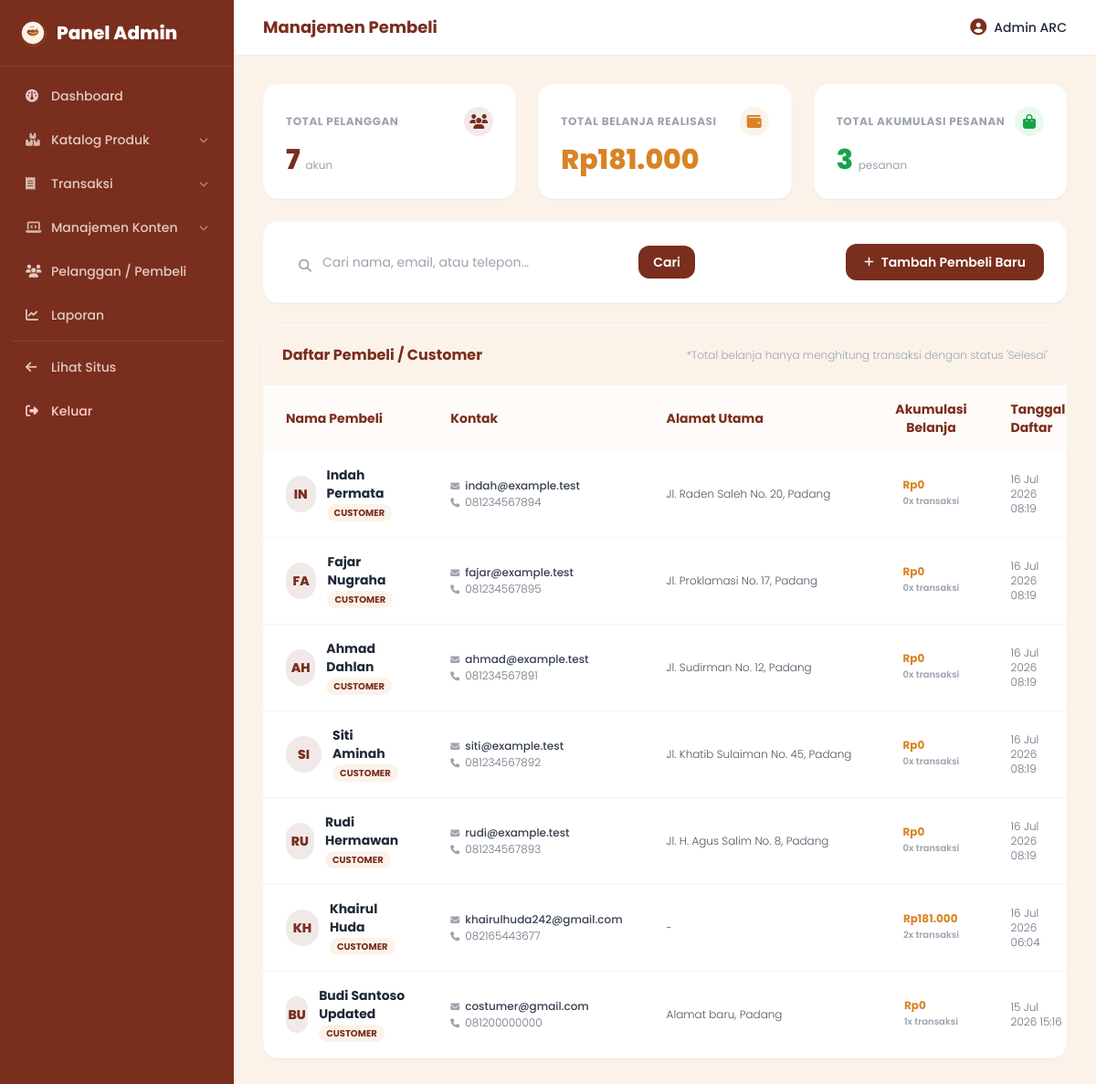
Page /admin/pembeli (signed in) on the committed database.
### tables this page shows
CREATE TABLE `users` (
  `id` int NOT NULL,
  `name` varchar(100) NOT NULL,
  `email` varchar(100) NOT NULL,
  `password` varchar(255) NOT NULL,
  `phone` varchar(20) DEFAULT NULL,
  `address` text,
  `role` enum('admin','customer') DEFAULT 'customer',
  `photo` varchar(255) DEFAULT NULL,
  `created_at` timestamp NULL DEFAULT CURRENT_TIMESTAMP,
  `updated_at` timestamp NULL DEFAULT CURRENT_TIMESTAMP ON UPDATE CURRENT_TIMESTAMP
);

### app/core/Controller.php (called while the page is built, shortened)
<?php
class Controller
{
    protected function view(string $path, array $data = []): void
    {
        $old = $_SESSION['old'] ?? [];
        $data['old'] = $data['old'] ?? $old;
        extract($data);
        $viewFile = APP_PATH . '/views/' . $path . '.php';
        require $viewFile;
    }
    protected function input(string $key, $default = null)
    {
        $value = $_POST[$key] ?? $_GET[$key] ?? $default;
        if (is_string($value)) {
            $value = trim($value);
        }
        return $value;
    }
}

### app/controllers/admin/CustomerController.php (called while the page is built, shortened)
<?php
class CustomerController extends Controller
{
    public function index(): void
    {
        $search = $this->input('search', '');
        $db = Database::getInstance();
        $sql = "SELECT u.*,
                       COUNT(o.id) AS total_orders,
                       COALESCE(SUM(CASE WHEN o.status = 'selesai' THEN o.total ELSE 0 END), 0) AS total_spent
                FROM users u
                LEFT JOIN orders o ON u.id = o.user_id
                WHERE u.role = 'customer'";
        $params = [];
        $sql .= " GROUP BY u.id ORDER BY u.created_at DESC";
        $stmt = $db->prepare($sql);
        $stmt->execute($params);
        $customers = $stmt->fetchAll();
        $this->view('admin/customers/index', [
            'pageTitle' => 'Manajemen Pembeli',
            'customers' => $customers,
            'search' => $search,
            'csrf' => $this->csrfToken(),
            'flash' => $this->getFlash(),
        ]);
    }
}

### public/index.php (called while the page is built, shortened)
<?php
require APP_PATH . '/core/helpers.php';
$router = new Router();
$router->get('/', 'HomeController@index');
$router->get('/register', 'AuthController@showRegister');
$router->post('/register', 'AuthController@register');
$router->get('/login', 'AuthController@showLogin');
$router->post('/login', 'AuthController@login');
$router->get('/logout', 'AuthController@logout');
$router->get('/profile', 'AuthController@showProfile', ['auth']);
$router->post('/profile', 'AuthController@updateProfile', ['auth']);
$router->get('/testimoni', 'HomeController@testimonial');
$router->post('/testimoni', 'HomeController@submitTestimonial', ['auth']);
$router->get('/produk', 'ProductController@index');
$router->get('/produk/{slug}', 'ProductController@show');
$router->get('/cart', 'CartController@index', ['auth']);
$router->post('/cart/add', 'CartController@add', ['auth']);
$router->post('/cart/update', 'CartController@update', ['auth']);
$router->post('/cart/remove', 'CartController@remove', ['auth']);
$router->get('/checkout', 'CheckoutController@index', ['auth']);
$router->post('/checkout', 'CheckoutController@store', ['auth']);
$router->get('/pesanan', 'OrderController@myOrders', ['auth']);
$router->get('/pesanan/{code}', 'OrderController@detail', ['auth']);
$router->post('/pesanan/{code}/bayar', 'OrderController@uploadPayment', ['auth']);
$router->get('/admin', 'Admin\\DashboardController@index', ['admin']);
$router->get('/admin/dashboard', 'Admin\\DashboardController@index', ['admin']);
$router->get('/admin/produk', 'Admin\\ProductController@index', ['admin']);
$router->get('/admin/produk/tambah', 'Admin\\ProductController@create', ['admin']);
$router->post('/admin/produk/tambah', 'Admin\\ProductController@store', ['admin']);
$router->get('/admin/produk/{id}/edit', 'Admin\\ProductController@edit', ['admin']);
$router->post('/admin/produk/{id}/edit', 'Admin\\ProductController@update', ['admin']);
$router->post('/admin/produk/{id}/hapus', 'Admin\\ProductController@destroy', ['admin']);
$router->get('/admin/kategori', 'Admin\\CategoryController@index', ['admin']);
$router->post('/admin/kategori/tambah', 'Admin\\CategoryController@store', ['admin']);
$router->post('/admin/kategori/{id}/edit', 'Admin\\CategoryController@update', ['admin']);
$router->post('/admin/kategori/{id}/hapus', 'Admin\\CategoryController@destroy', ['admin']);
$router->get('/admin/pesanan', 'Admin\\OrderController@index', ['admin']);
$router->get('/admin/pesanan/{id}', 'Admin\\OrderController@detail', ['admin']);
$router->post('/admin/pesanan/{id}/status', 'Admin\\OrderController@updateStatus', ['admin']);
$router->get('/admin/pembayaran', 'Admin\\PaymentController@index', ['admin']);
$router->post('/admin/pembayaran/{id}/verify', 'Admin\\PaymentController@verify', ['admin']);
$router->post('/admin/pembayaran/{id}/reject', 'Admin\\PaymentController@reject', ['admin']);
$router->get('/admin/pengiriman', 'Admin\\ShippingController@index', ['admin']);
$router->post('/admin/pengiriman/tambah', 'Admin\\ShippingController@store', ['admin']);
$router->post('/admin/pengiriman/{id}/edit', 'Admin\\ShippingController@update', ['admin']);
$router->post('/admin/pengiriman/{id}/hapus', 'Admin\\ShippingController@destroy', ['admin']);
$router->get('/admin/pembeli', 'Admin\\CustomerController@index', ['admin']);
$router->post('/admin/pembeli/tambah', 'Admin\\CustomerController@store', ['admin']);
$router->post('/admin/pembeli/{id}/edit', 'Admin\\CustomerController@update', ['admin']);
$router->post('/admin/pembeli/{id}/hapus', 'Admin\\CustomerController@destroy', ['admin']);
$router->get('/admin/banner', 'Admin\\BannerController@index', ['admin']);
$router->post('/admin/banner/tambah', 'Admin\\BannerController@store', ['admin']);
$router->post('/admin/banner/{id}/edit', 'Admin\\BannerController@update', ['admin']);
$router->post('/admin/banner/{id}/hapus', 'Admin\\BannerController@destroy', ['admin']);
$router->get('/admin/testimoni', 'Admin\\TestimonialController@index', ['admin']);
$router->post('/admin/testimoni/tambah', 'Admin\\TestimonialController@store', ['admin']);
$router->post('/admin/testimoni/{id}/edit', 'Admin\\TestimonialController@update', ['admin']);
$router->post('/admin/testimoni/{id}/hapus', 'Admin\\TestimonialController@destroy', ['admin']);
$router->get('/admin/laporan', 'Admin\\ReportController@index', ['admin']);
$router->get('/admin/laporan/csv', 'Admin\\ReportController@exportCsv', ['admin']);
$router->get('/admin/laporan/print', 'Admin\\ReportController@printView', ['admin']);
$uri = $_SERVER['REQUEST_URI'] ?? '/';
$method = $_SERVER['REQUEST_METHOD'] ?? 'GET';
$router->dispatch($uri, $method);

### app/core/helpers.php (called while the page is built, shortened)
<?php
function e(string $value): string
{
    return htmlspecialchars($value, ENT_QUOTES, 'UTF-8');
}
function rupiah($number): string
{
    return 'Rp' . number_format((float) $number, 0, ',', '.');
}

### app/views/admin/customers/index.php (the view, shortened to what this page needs)
<?php include APP_PATH . '/views/layouts/admin_header.php'; ?>
<?php
$totalCustomers = count($customers);
$totalOrdersAll = 0;
$totalSpentAll = 0;
foreach ($customers as $c) {
    $totalOrdersAll += (int)$c['total_orders'];
    $totalSpentAll += (float)$c['total_spent'];
}
?>
<div class="grid grid-cols-1 md:grid-cols-3 gap-6 mb-6">
  <div class="bg-white rounded-2xl shadow-sm p-6 border border-gray-100/40">
    <div class="flex items-center justify-between mb-2">
      <p class="text-gray-400 text-xs font-bold uppercase tracking-wider">Total Pelanggan</p>
      <div class="w-8 h-8 rounded-full bg-primary/10 flex items-center justify-center text-primary">
        <i class="fa-solid fa-users"></i>
      </div>
    </div>
    <p class="text-3xl font-extrabold text-primary font-outfit"><?= $totalCustomers ?> <span class="text-xs text-gray-400 font-normal">akun</span></p>
  </div>
  <div class="bg-white rounded-2xl shadow-sm p-6 border border-gray-100/40">
    <div class="flex items-center justify-between mb-2">
      <p class="text-gray-400 text-xs font-bold uppercase tracking-wider">Total Belanja Realisasi</p>
      <div class="w-8 h-8 rounded-full bg-secondary/10 flex items-center justify-center text-secondary">
        <i class="fa-solid fa-wallet"></i>
      </div>
    </div>
    <p class="text-3xl font-extrabold text-secondary font-outfit"><?= rupiah($totalSpentAll) ?></p>
  </div>
  <div class="bg-white rounded-2xl shadow-sm p-6 border border-gray-100/40">
    <div class="flex items-center justify-between mb-2">
      <p class="text-gray-400 text-xs font-bold uppercase tracking-wider">Total Akumulasi Pesanan</p>
      <div class="w-8 h-8 rounded-full bg-green-500/10 flex items-center justify-center text-green-600">
        <i class="fa-solid fa-shopping-bag"></i>
      </div>
    </div>
    <p class="text-3xl font-extrabold text-green-600 font-outfit"><?= $totalOrdersAll ?> <span class="text-xs text-gray-400 font-normal">pesanan</span></p>
  </div>
</div>
<div class="bg-white rounded-2xl shadow-sm p-6 mb-6 border border-gray-100/40">
  <div class="flex flex-wrap items-center justify-between gap-4">
    <form method="GET" action="<?= BASE_URL ?>/admin/pembeli" class="flex items-center gap-2 flex-grow max-w-md">
      <div class="relative w-full">
        <input type="text" name="search" value="<?= e($search) ?>" placeholder="Cari nama, email, atau telepon..." class="w-full rounded-xl border-gray-200 pl-10 pr-4 py-2 text-sm focus:ring-2 focus:ring-primary focus:border-transparent transition">
        <div class="absolute left-3.5 top-2.5 text-gray-400">
          <i class="fa-solid fa-magnifying-glass text-sm"></i>
        </div>
      </div>
      <button type="submit" class="bg-primary text-white px-4 py-2 rounded-xl text-sm font-semibold hover:brightness-105 active:scale-98 transition duration-200">
        Cari
      </button>
    </form>
    <button onclick="openAddModal()" class="bg-primary text-white px-5 py-2.5 rounded-xl text-sm font-semibold hover:brightness-105 active:scale-98 transition duration-200 flex items-center gap-2">
      <i class="fa-solid fa-plus text-xs"></i> Tambah Pembeli Baru
    </button>
  </div>
</div>
<div class="bg-white rounded-2xl shadow-sm overflow-hidden border border-gray-100/40">
  <div class="p-5 bg-cream border-b border-gray-100 flex items-center justify-between">
    <h3 class="font-bold text-primary font-outfit">Daftar Pembeli / Customer</h3>
    <span class="text-xs text-gray-400 font-light">*Total belanja hanya menghitung transaksi dengan status 'Selesai'</span>
  </div>
  <div class="overflow-x-auto">
    <table class="w-full text-sm">
      <thead class="bg-cream/35 text-left text-primary font-bold">
        <tr>
          <th class="px-6 py-4">Nama Pembeli</th>
          <th class="px-6 py-4">Kontak</th>
          <th class="px-6 py-4">Alamat Utama</th>
          <th class="px-6 py-4 text-center">Akumulasi Belanja</th>
          <th class="px-6 py-4">Tanggal Daftar</th>
        </tr>
      </thead>
      <tbody class="divide-y divide-gray-100">
        <?php foreach ($customers as $c): ?>
          <tr class="hover:bg-cream/15 transition duration-150">
            <td class="px-6 py-4">
              <div class="flex items-center gap-3">
                <div class="w-10 h-10 rounded-full bg-primary/10 text-primary font-extrabold flex items-center justify-center font-outfit uppercase">
                  <?= substr($c['name'], 0, 2) ?>
                </div>
                <div>
                  <p class="font-bold text-gray-800"><?= e($c['name']) ?></p>
                  <span class="px-2 py-0.5 rounded-full text-[10px] font-bold bg-cream text-primary uppercase">Customer</span>
                </div>
              </div>
            </td>
            <td class="px-6 py-4">
              <p class="text-gray-700 font-medium text-xs flex items-center gap-1.5 mb-0.5">
                <i class="fa-solid fa-envelope text-gray-400 text-[10px]"></i> <?= e($c['email']) ?>
              </p>
              <p class="text-gray-500 font-light text-xs flex items-center gap-1.5">
                <i class="fa-solid fa-phone text-gray-400 text-[10px]"></i> <?= e($c['phone'] ?: '-') ?>
              </p>
            </td>
            <td class="px-6 py-4">
              <p class="text-gray-600 font-light text-xs max-w-xs truncate" title="<?= e($c['address']) ?>">
                <?= e($c['address'] ?: '-') ?>
              </p>
            </td>
            <td class="px-6 py-4 text-center">
              <div class="inline-block text-left">
                <span class="block text-xs font-bold text-secondary"><?= rupiah($c['total_spent']) ?></span>
                <span class="block text-[10px] text-gray-400 text-center font-semibold"><?= $c['total_orders'] ?>x transaksi</span>
              </div>
            </td>
            <td class="px-6 py-4">
              <p class="text-gray-500 font-light text-xs"><?= date('d M Y H:i', strtotime($c['created_at'])) ?></p>
            </td>
          </tr>
        <?php endforeach; ?>
      </tbody>
    </table>
  </div>
</div>
<?php include APP_PATH . '/views/layouts/admin_footer.php'; ?>

### app/core/Router.php (shortened to what this page needs)
<?php
class Router
{
    private array $routes = [];
    private function addRoute(string $method, string $pattern, string $handler, array $middleware): void
    {
        $this->routes[] = [
            'method' => $method,
            'pattern' => $pattern,
            'handler' => $handler,
            'middleware' => $middleware,
        ];
    }
    private function toRegex(string $pattern): string
    {
        $regex = preg_replace('#\{([a-zA-Z_]+)\}#', '(?P<$1>[^/]+)', $pattern);
        return '#^' . $regex . '$#';
    }
    public function dispatch(string $uri, string $method): void
    {
        $uri = parse_url($uri, PHP_URL_PATH);
        if (defined('BASE_PATH') && BASE_PATH !== '' && str_starts_with($uri, BASE_PATH)) {
            $uri = substr($uri, strlen(BASE_PATH));
        }
        $uri = rtrim($uri, '/');
        foreach ($this->routes as $route) {
            if ($route['method'] !== $method) {
                continue;
            }
            $regex = $this->toRegex($route['pattern']);
            if (preg_match($regex, $uri, $matches)) {
                $params = array_filter($matches, 'is_string', ARRAY_FILTER_USE_KEY);
                $this->callHandler($route['handler'], $params);
                return;
            }
        }
    }
    private function callHandler(string $handler, array $params): void
    {
        [$controllerName, $action] = explode('@', $handler);
        $instance = new $class();
        call_user_func_array([$instance, $action], $params);
    }
}

### app/views/layouts/admin_header.php (style rules this page uses)
body { font-family: 'Poppins', 'Inter', sans-serif; background-color: #FBF3EA; }

### rows in the picture
users: name "IN", name "Indah Permata", email "indah@example.test", phone "081234567894", address "Jl. Raden Saleh No. 20, Padang", total_spent "Rp0", total_orders "0", created_at "16 Jul 2026 08:19"
users: name "FA", name "Fajar Nugraha", email "fajar@example.test", phone "081234567895", address "Jl. Proklamasi No. 17, Padang", total_spent "Rp0", total_orders "0", created_at "16 Jul 2026 08:19"
users: name "AH", name "Ahmad Dahlan", email "ahmad@example.test", phone "081234567891", address "Jl. Sudirman No. 12, Padang", total_spent "Rp0", total_orders "0", created_at "16 Jul 2026 08:19"
users: name "SI", name "Siti Aminah", email "siti@example.test", phone "081234567892", address "Jl. Khatib Sulaiman No. 45, Padang", total_spent "Rp0", total_orders "0", created_at "16 Jul 2026 08:19"
users: name "RU", name "Rudi Hermawan", email "rudi@example.test", phone "081234567893", address "Jl. H. Agus Salim No. 8, Padang", total_spent "Rp0", total_orders "0", created_at "16 Jul 2026 08:19"
users: name "KH", name "Khairul Huda", email "khairulhuda242@gmail.com", phone "082165443677", address "-", total_spent "Rp181.000", total_orders "2", created_at "16 Jul 2026 06:04"
users: name "BU", name "Budi Santoso Updated", email "costumer@gmail.com", phone "081200000000", address "Alamat baru, Padang", total_spent "Rp0", total_orders "1", created_at "15 Jul 2026 15:16"

### other values in the picture
$totalCustomers "7"
rupiah($totalSpentAll) "Rp181.000"
$totalOrdersAll "3"
